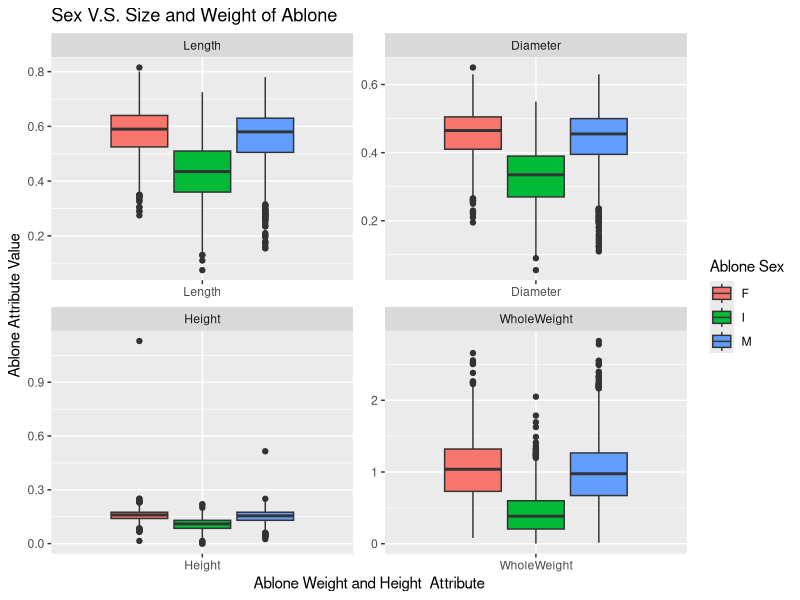
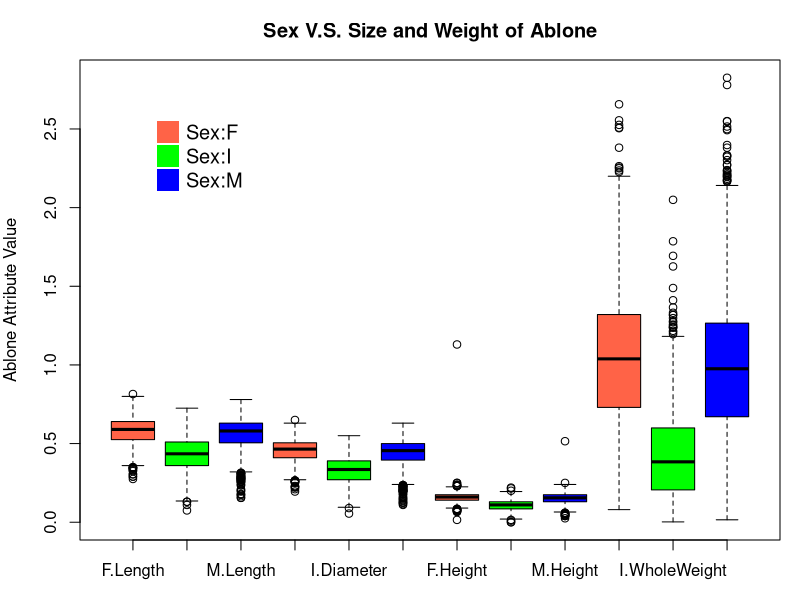
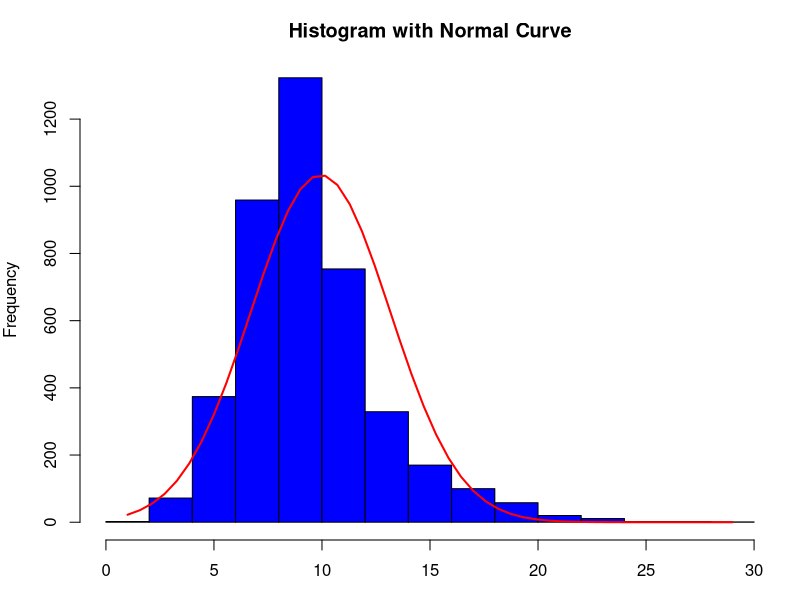
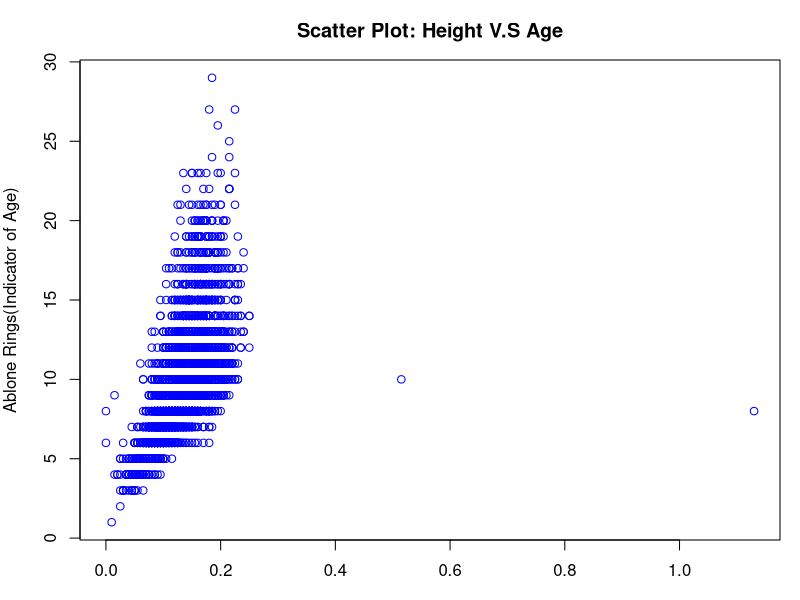
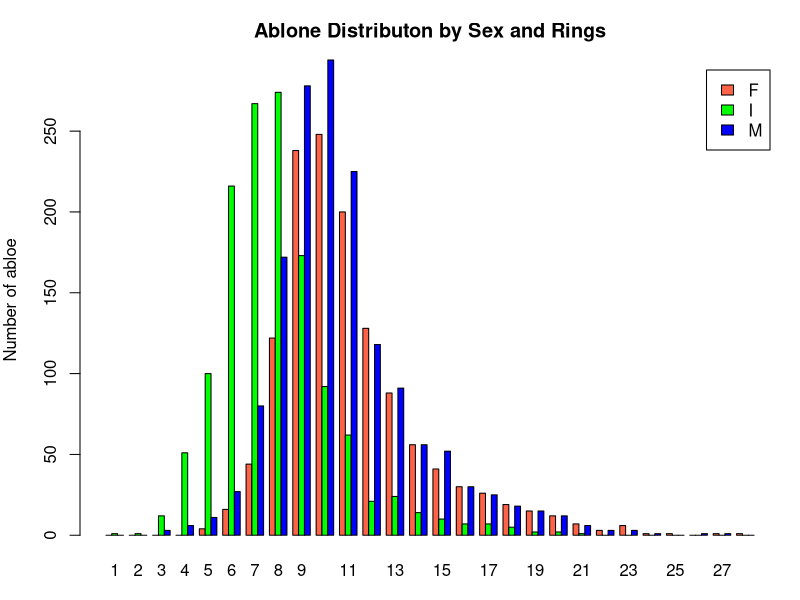

The R script that drew these images, in order:
####Week1 Assignment#####


##Name: Shaoyu Feng
##NetID: sf865


#---------------------Information about the dataset-----------------------------------------------------------------#
# Source:
#   
# Data comes from an original (non-machine-learning) study: 
# Warwick J Nash, Tracy L Sellers, Simon R Talbot, Andrew J Cawthorn and Wes B Ford (1994) 
# "The Population Biology of Abalone (_Haliotis_ species) in Tasmania. I. Blacklip Abalone (_H. rubra_) from the North Coast and Islands of Bass Strait", 
# Sea Fisheries Division, Technical Report No. 48 (ISSN 1034-3288) 

## The dataset comes from https://archive.ics.uci.edu/ml/datasets/Abalone

# Data Set Information:
#   
# Predicting the age of abalone from physical measurements. 
#The age of abalone is determined by cutting the shell through the cone, staining it, 
#and counting the number of rings through a microscope -- a boring and time-consuming task. 
#Other measurements, which are easier to obtain, are used to predict the age. 
#Further information, such as weather patterns and location (hence food availability) may be required to solve the problem. 
#From the original data examples with missing values were removed (the majority having the predicted value missing), 
#and the ranges of the continuous values have been scaled.


## Dataset Attribute Information 
#
# Given is the attribute name, attribute type, the measurement unit and a
# brief description.  The number of rings is the value to predict: either
# as a continuous value or as a classification problem.
# 
# Name		Data Type	Meas.	Description
# ----		---------	-----	-----------
#   Sex		nominal			M, F, and I (infant)
# Length		continuous	mm	Longest shell measurement
# Diameter	continuous	mm	perpendicular to length
# Height		continuous	mm	with meat in shell
# Whole weight	continuous	grams	whole abalone
# Shucked weight	continuous	grams	weight of meat
# Viscera weight	continuous	grams	gut weight (after bleeding)
# Shell weight	continuous	grams	after being dried
# Rings		integer			+1.5 gives the age in years
#---------------------------------------------------------------------------------------------------------------------#


# please switch to the source file directory as working directory before code execution

if(file.exists("MYOUTFILE.txt"))
{
  file.remove("MYOUTFILE.txt")
  file.create("MYOUTFILE.txt")
}

#---------------------Actual Code Statr from Here--------------------------------------------------------------------#
library(dplyr)
#read data from csv file
data<- read.table("DATASET1.csv",sep =",",
                  header = TRUE, quote = "", stringsAsFactors = F)
#---Part I (a)-----create new feature via bining
# bin the WholeWeight column based on quantile 
quantarr=quantile(data$WholeWeight, probs = c(.2, .4, .6,.8))
#bining the Wholeweight column using cut function
levels<- c(-Inf,quantarr,Inf)
labels <- c("A", "B", "C", "D", "E")
#new categorical column is called WeightBin
data$WeightBin <- cut(data$WholeWeight, levels,labels=labels)

sink('MYOUTFILE.txt')
cat("---This is the head () output after adding first categorical column---\n")
cat("\n")
head(data)
cat("\n")
cat("------------------------------------------------------------------------------")
cat("\n")
sink()

# adding second binary catrgorical column 
#Creating binary categorical column based on Length column
data$LongAbalone<-ifelse(data$Length>mean(data$Length), 1,0)
sink('MYOUTFILE.txt',append="True")
cat("---This is the head () output after adding second categorical column---\n")
cat("\n")
head(data)
cat("\n")
cat("------------------------------------------------------------------------------")
cat("\n")
sink()

#---Part I (b)-----create four functions to do statistical testing

sink('MYOUTFILE.txt',append="True")
cat("---Part I(b) starts from here---\n")
cat("\n")
cat("\n")
sink()


###function 1 Anova
AnovaTest<- function(factors, response, rawdata)
{
  results=aov(response ~ factors, data=rawdata)
  return (summary(results))
}

sink('MYOUTFILE.txt',append="True")
cat("---Anova Test---\n")
cat("---Feature column: WholeWeight---\n")
cat("---Response column:rings---\n")
AnovaTest(data$WholeWeight,data$Rings,data)
cat("\n")
cat("\n")
sink()

# Function 2 T test
### Independent sample T test
## need to consider numeric and binary factory case
## define one more function to 


is.binary <- function(v) {
  x <- unique(v)
  length(x) - sum(is.na(x)) == 2L && all(x[1:2] == 0:1)
}

tTest<- function(x,y)
{
if (is.binary(x))
{
  cat("---T Test for binary factor---\n")
  t.test(y~x)
}
else
{
  cat("---T Test for numeric factor---\n")
  t.test(y,x)
}
}

sink('MYOUTFILE.txt',append="True")
cat("---T Test---\n")
tTest(data$LongAbalone,data$Height)
tTest(data$WholeWeight,data$Height)

cat("\n")
cat("\n")
sink()

####Function 3: Z test

zTest = function(a, mu, var){
  zeta <- (mean(a) - mu) / (sqrt(var / length(a)))
  p_val<- pnorm(zeta,0,1)
  return(zeta)
}

sink('MYOUTFILE.txt',append="True")
cat("---Z Test---\n")
cat("---Z Test Score is: ---\n")
zTest(data$Diameter,0.4,0.1)
cat("---Z Test pvalue is: ---\n")
pnorm(zTest(data$Diameter,0.4,0.1),0,1)
cat("\n")
cat("\n")
sink()

####Function4: summary statistis for quantitative variable

sumStat = function(a){
  if (is.numeric(a))
  {
    return (summary(a))
  }
  else 
    cat("This is not a numerical column")
}

sink('MYOUTFILE.txt',append="True")
cat("---Summary Statistic---\n")
cat("---SUmmary Statistic for numeric column: ---\n")
sumStat(data$Length)
cat("---SUmmary Statistic for non-numeric column: ---\n")
sumStat(data$WeightBin)
cat("\n")
cat("\n")
sink()

#---Part I (C)-----Basic Ploting function 

# plot1: Boxplots for at least three variables on the same plot
# make use of R's ggplot library
library(ggplot2)
require(reshape2)
data_part<-data[,c("Length","Diameter","Height","WholeWeight","Sex")]
data_transformed <- melt(data_part, id.var = "Sex")

p <- ggplot(data = data_transformed,aes(x=variable, y=value)) + 
  geom_boxplot(aes(fill=Sex))
p<- p+ facet_wrap( ~ variable, scales="free")
p <- p + xlab("Ablone Weight and Height  Attribute") + ylab("Ablone Attribute Value") + ggtitle("Sex V.S. Size and Weight of Ablone")
p <- p + guides(fill=guide_legend(title="Ablone Sex"))
p

##make use of Base R ploting library
new_order <- with(data_transformed, reorder(variable , value, mean , na.rm=T))
par(mar=c(3,4,3,1))
myplot=boxplot(data_transformed$value ~ data_transformed$Sex*data_transformed$variable,data=data$data_transformed,boxwex=0.8,ylab="Ablone Attribute Value",
               main="Sex V.S. Size and Weight of Ablone" , col=c("tomato" , "green","blue"))
# Add a legend
legend("topleft", legend = c("Sex:F", "Sex:I","Sex:M"), col=c("tomato" , "green","blue"),
       pch = 15, bty = "n", pt.cex = 3, cex = 1.2,  horiz = F, inset = c(0.1, 0.1))

# plot2: Histogram with normal curve
x<-data$Rings
h<-hist(x,breaks=10,col='blue', xlab="Ablone Rings distribution", main="Histogram with Normal Curve")
xfit<-seq(min(x),max(x),length=50)
yfit<-dnorm(xfit, mean=mean(x),sd=sd(x))
yfit<-yfit*diff(h$mids[1:2])*length(x)
lines(xfit,yfit,col="red",lwd=2)

#plot3: Scatter Plot between two variables
plot(data$Height,data$Rings, xlab="Ablone Height",ylab="Ablone Rings(Indicator of Age)",  col="blue", main="Scatter Plot: Height V.S Age")

#plot multiple bar plot 

data_bar <- table(data$Sex, data$Rings)
barplot(data_bar, main="Ablone Distributon by Sex and Rings",
        xlab="Numer of Rings of Ablone", ylab="Number of abloe",col=c("tomato","green","blue"),
        legend = rownames(data_bar), beside=TRUE)


